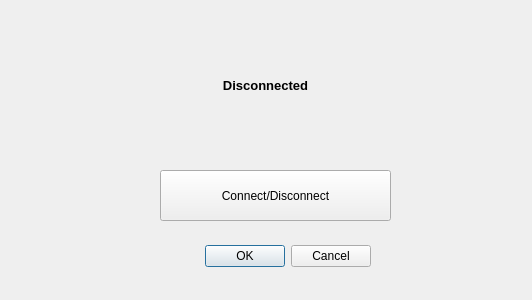
<?xml version="1.0" encoding="UTF-8"?>
<ui version="4.0">
 <class>VOScriptReceiverDialogBase</class>
 <widget class="QDialog" name="VOScriptReceiverDialogBase">
  <property name="geometry">
   <rect>
    <x>0</x>
    <y>0</y>
    <width>532</width>
    <height>300</height>
   </rect>
  </property>
  <property name="windowTitle">
   <string>VOScriptReceiver</string>
  </property>
  <widget class="QDialogButtonBox" name="button_box">
   <property name="geometry">
    <rect>
     <x>30</x>
     <y>240</y>
     <width>341</width>
     <height>32</height>
    </rect>
   </property>
   <property name="orientation">
    <enum>Qt::Horizontal</enum>
   </property>
   <property name="standardButtons">
    <set>QDialogButtonBox::Cancel|QDialogButtonBox::Ok</set>
   </property>
  </widget>
  <widget class="QPushButton" name="connectBtn">
   <property name="geometry">
    <rect>
     <x>160</x>
     <y>170</y>
     <width>231</width>
     <height>51</height>
    </rect>
   </property>
   <property name="text">
    <string>Connect/Disconnect</string>
   </property>
  </widget>
  <widget class="QLabel" name="label">
   <property name="geometry">
    <rect>
     <x>10</x>
     <y>10</y>
     <width>511</width>
     <height>151</height>
    </rect>
   </property>
   <property name="font">
    <font>
     <pointsize>10</pointsize>
     <weight>75</weight>
     <italic>false</italic>
     <bold>true</bold>
    </font>
   </property>
   <property name="text">
    <string>Disconnected</string>
   </property>
   <property name="alignment">
    <set>Qt::AlignCenter</set>
   </property>
  </widget>
 </widget>
 <resources/>
 <connections>
  <connection>
   <sender>button_box</sender>
   <signal>accepted()</signal>
   <receiver>VOScriptReceiverDialogBase</receiver>
   <slot>accept()</slot>
   <hints>
    <hint type="sourcelabel">
     <x>20</x>
     <y>20</y>
    </hint>
    <hint type="destinationlabel">
     <x>20</x>
     <y>20</y>
    </hint>
   </hints>
  </connection>
  <connection>
   <sender>button_box</sender>
   <signal>rejected()</signal>
   <receiver>VOScriptReceiverDialogBase</receiver>
   <slot>reject()</slot>
   <hints>
    <hint type="sourcelabel">
     <x>20</x>
     <y>20</y>
    </hint>
    <hint type="destinationlabel">
     <x>20</x>
     <y>20</y>
    </hint>
   </hints>
  </connection>
 </connections>
</ui>
